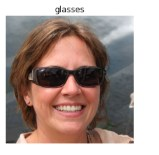
#> input picture dataset/train/glasses/row-1-column-1.jpg, 159 x 155 px; its folder holds only this picture in this run
$ jupyter execute --allow-errors KNN.ipynb
#> lines starting #> are read from the running program, lines starting #| are printed output that depends on the picture
## Data Preprocessing

[cell 1]
import os
import cv2
import numpy as np
import seaborn as sns
import matplotlib.pyplot as plt
from matplotlib.colors import ListedColormap
from skimage.feature import hog
from sklearn.decomposition import PCA
from sklearn.neighbors import KNeighborsClassifier
from sklearn.metrics import accuracy_score, confusion_matrix, classification_report
from sklearn.model_selection import train_test_split

[cell 2]
# Hàm đọc ảnh và trích xuất HOG
def load_images_from_folder(folder, label, size=(64,64)):
#> called with folder = 'dataset/train/glasses', label = 1, size = (64, 64)
    data, labels = [], []
    for filename in os.listdir(folder):
        path = os.path.join(folder, filename)
        img = cv2.imread(path)
#> img is the input picture: shape (155, 159, 3); mean B, G, R 147.5, 153.6, 171.6
        if img is not None:
            # resize cho đồng nhất
            img = cv2.resize(img, size)
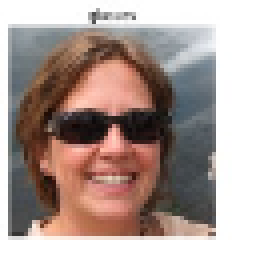
#> img: shape (64, 64, 3) (shown 4 times larger); mean B, G, R 147.1, 153.2, 171.1
            gray = cv2.cvtColor(img, cv2.COLOR_BGR2GRAY)
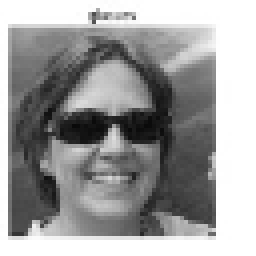
#> gray: shape (64, 64) (shown 4 times larger); min 9, max 255, mean 157.9
            # trích xuất HOG feature
            features, _ = hog(gray, orientations=9, pixels_per_cell=(8,8),
                              cells_per_block=(2,2), block_norm='L2-Hys', visualize=True)
#> features = 1764 values, max 0.494 at index 4, min 0 at index 5, mean 0.121
            data.append(features)
            labels.append(label)
    return data, labels

# Load dữ liệu train
X, y = [], []

# 1 = có kính, 0 = không kính
data1, label1 = load_images_from_folder("dataset/train/glasses", 1)
#> data1 = 1 item; label1 = [1]
#> (the rest of this cell did not finish here and is left out)


X.extend(data1 + data2)
y.extend(label1 + label2)

X = np.array(X)
y = np.array(y)

print("Kích thước dữ liệu train:", X.shape, y.shape)

$ run again, on dataset/train/glasses/row-1-column-3.jpg
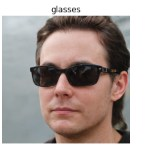
#> input picture dataset/train/glasses/row-1-column-3.jpg, 159 x 155 px
#> in load_images_from_folder, img is the input picture: shape (155, 159, 3); mean B, G, R 163.1, 167.1, 178.5
#> in load_images_from_folder, `img = cv2.resize(img, size)`:
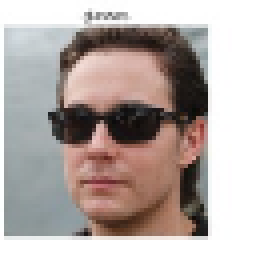
#> img: shape (64, 64, 3) (shown 4 times larger); mean B, G, R 163.8, 167.8, 179.1
#> in load_images_from_folder, `gray = cv2.cvtColor(img, cv2.COLOR_BGR2GRAY)`:
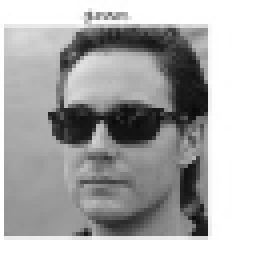
#> gray: shape (64, 64) (shown 4 times larger); min 10, max 255, mean 170.7
#> features = 1764 values, max 0.53 at index 1512, min 0 at index 8, mean 0.114
#> data1 = 1 item; label1 = [1]

$ run again, on dataset/train/glasses/row-1-column-4.jpg
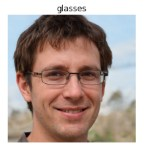
#> input picture dataset/train/glasses/row-1-column-4.jpg, 159 x 155 px
#> in load_images_from_folder, img is the input picture: shape (155, 159, 3); mean B, G, R 165.6, 171.3, 186.2
#> in load_images_from_folder, `img = cv2.resize(img, size)`:
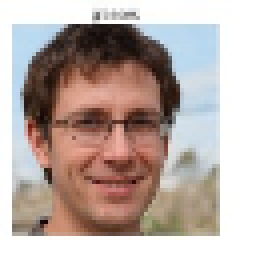
#> img: shape (64, 64, 3) (shown 4 times larger); mean B, G, R 165.2, 170.9, 185.8
#> in load_images_from_folder, `gray = cv2.cvtColor(img, cv2.COLOR_BGR2GRAY)`:
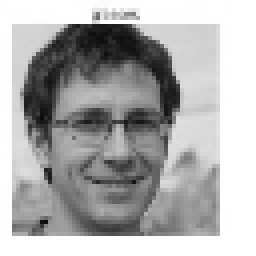
#> gray: shape (64, 64) (shown 4 times larger); min 11, max 255, mean 174.7
#> features = 1764 values, max 0.527 at index 220, min 0 at index 1, mean 0.12
#> data1 = 1 item; label1 = [1]

$ run again, on dataset/train/glasses/row-1-column-10.jpg
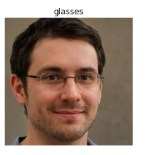
#> input picture dataset/train/glasses/row-1-column-10.jpg, 159 x 155 px
#> in load_images_from_folder, img is the input picture: shape (155, 159, 3); mean B, G, R 132.9, 144.9, 164.6
#> in load_images_from_folder, `img = cv2.resize(img, size)`:
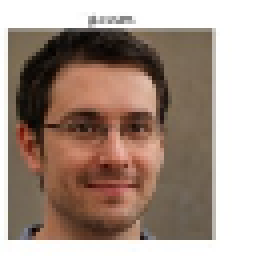
#> img: shape (64, 64, 3) (shown 4 times larger); mean B, G, R 132.8, 144.8, 164.5
#> in load_images_from_folder, `gray = cv2.cvtColor(img, cv2.COLOR_BGR2GRAY)`:
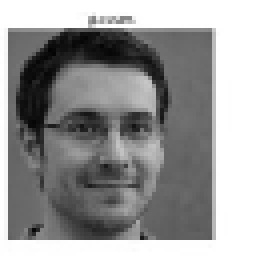
#> gray: shape (64, 64) (shown 4 times larger); min 3, max 255, mean 149.3
#> features = 1764 values, max 0.547 at index 220, min 0 at index 1, mean 0.109
#> data1 = 1 item; label1 = [1]
